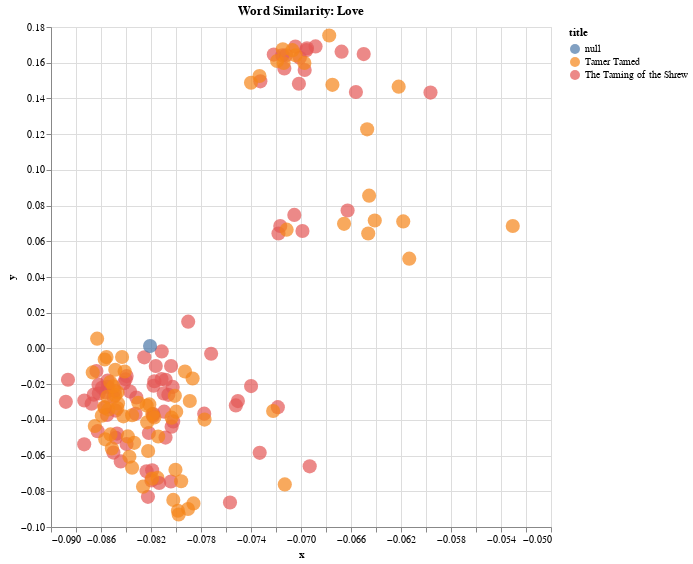

The notebook cell this image was saved under:
### Code cell
alt.Chart(df_2,title="Word Similarity: Love").mark_circle(size=200).encode(
    alt.X('x',
        scale=alt.Scale(zero=False)
    ), y="y", color='title',
    # If you click a point, take you to the URL link 
    # The categories that show up in the hover tooltip
    tooltip=['title', 'speaker_gender', 'speaker', 'act', 'context']
    ).interactive().properties(
    width=500,
    height=500
)

### Figure 1 — Vega-Lite specification as saved in the notebook (floating-point values rounded to 4 significant figures; data arrays with more than 128 entries replaced by an {"elided": "..."} marker saying what was removed)
{"config": {"view": {"continuousWidth": 400, "continuousHeight": 300}}, "data": {"name": "data-1d3e369de91274571ddecff702172c48"}, "mark": {"type": "circle", "size": 200}, "encoding": {"color": {"field": "title", "type": "nominal"}, "tooltip": [{"field": "title", "type": "nominal"}, {"field": "speaker_gender", "type": "nominal"}, {"field": "speaker", "type": "nominal"}, {"field": "act", "type": "nominal"}, {"field": "context", "type": "nominal"}], "x": {"field": "x", "scale": {"zero": false}, "type": "quantitative"}, "y": {"field": "y", "type": "quantitative"}}, "height": 500, "selection": {"selector027": {"type": "interval", "bind": "scales", "encodings": ["x", "y"]}}, "title": "Word Similarity: Love", "width": 500, "$schema": "https://vega.github.io/schema/vega-lite/v4.17.0.json", "datasets": {"data-1d3e369de91274571ddecff702172c48": {"elided": "160 records"}}}
